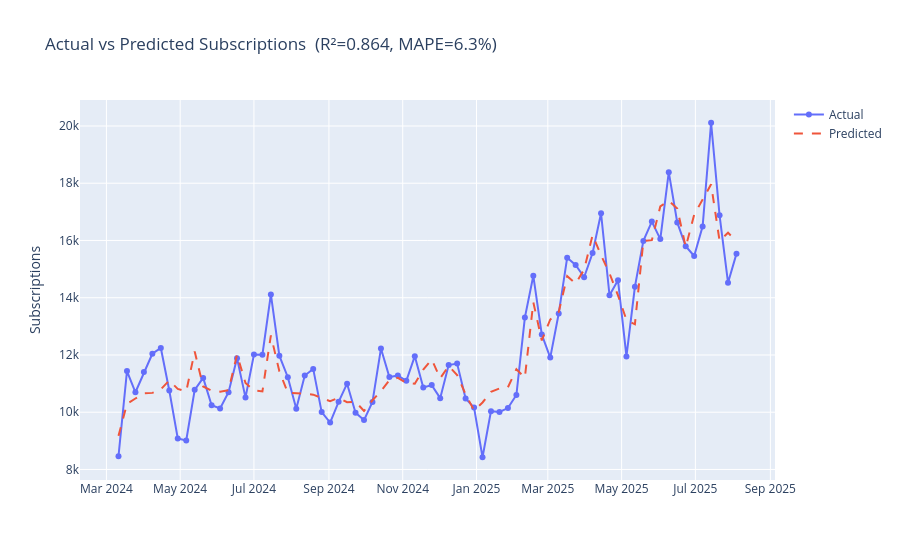

Notebook source saved alongside this figure:
### Code cell
y_pred = ols_model.predict(X_best_c)
r2  = r2_score(y, y_pred)
mape = mean_absolute_percentage_error(y, y_pred)

fig = go.Figure()
fig.add_trace(go.Scatter(x=df['date'], y=y, mode='lines+markers', name='Actual'))
fig.add_trace(go.Scatter(x=df['date'], y=y_pred, mode='lines', name='Predicted',
                         line=dict(dash='dash')))
fig.update_layout(title=f'Actual vs Predicted Subscriptions  (R²={r2:.3f}, MAPE={mape:.1%})',
                  yaxis_title='Subscriptions')
fig.show()
